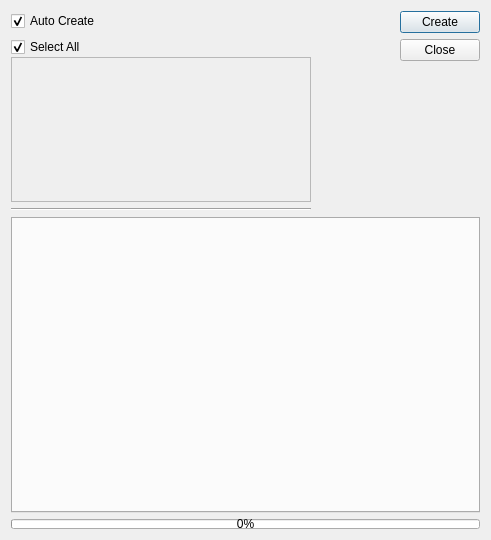
<?xml version="1.0" encoding="UTF-8"?>
<ui version="4.0">
 <class>Dialog</class>
 <widget class="QDialog" name="Dialog">
  <property name="geometry">
   <rect>
    <x>0</x>
    <y>0</y>
    <width>491</width>
    <height>540</height>
   </rect>
  </property>
  <property name="sizePolicy">
   <sizepolicy hsizetype="Preferred" vsizetype="Preferred">
    <horstretch>0</horstretch>
    <verstretch>0</verstretch>
   </sizepolicy>
  </property>
  <property name="minimumSize">
   <size>
    <width>331</width>
    <height>323</height>
   </size>
  </property>
  <property name="maximumSize">
   <size>
    <width>65656</width>
    <height>45454</height>
   </size>
  </property>
  <property name="windowTitle">
   <string>Shot</string>
  </property>
  <property name="windowOpacity">
   <double>1.000000000000000</double>
  </property>
  <layout class="QVBoxLayout" name="verticalLayout_3">
   <item>
    <widget class="QWidget" name="widget" native="true">
     <property name="minimumSize">
      <size>
       <width>0</width>
       <height>200</height>
      </size>
     </property>
     <property name="maximumSize">
      <size>
       <width>16777215</width>
       <height>200</height>
      </size>
     </property>
     <layout class="QHBoxLayout" name="horizontalLayout_4">
      <property name="leftMargin">
       <number>0</number>
      </property>
      <property name="topMargin">
       <number>0</number>
      </property>
      <property name="rightMargin">
       <number>0</number>
      </property>
      <property name="bottomMargin">
       <number>0</number>
      </property>
      <item>
       <layout class="QVBoxLayout" name="verticalLayout">
        <item>
         <widget class="QCheckBox" name="autoCreateButton">
          <property name="toolTip">
           <string>Automatically create shots for selected cameras</string>
          </property>
          <property name="text">
           <string>Auto Create</string>
          </property>
          <property name="checked">
           <bool>true</bool>
          </property>
         </widget>
        </item>
        <item>
         <widget class="QStackedWidget" name="stackedWidget">
          <property name="minimumSize">
           <size>
            <width>300</width>
            <height>0</height>
           </size>
          </property>
          <property name="currentIndex">
           <number>1</number>
          </property>
          <widget class="QWidget" name="page">
           <layout class="QVBoxLayout" name="verticalLayout_10">
            <property name="spacing">
             <number>0</number>
            </property>
            <property name="leftMargin">
             <number>0</number>
            </property>
            <property name="topMargin">
             <number>0</number>
            </property>
            <property name="rightMargin">
             <number>0</number>
            </property>
            <property name="bottomMargin">
             <number>0</number>
            </property>
            <item>
             <layout class="QHBoxLayout" name="horizontalLayout_2">
              <item>
               <widget class="QLabel" name="label">
                <property name="text">
                 <string>Name    </string>
                </property>
                <property name="buddy">
                 <cstring>nameBox</cstring>
                </property>
               </widget>
              </item>
              <item>
               <widget class="QLineEdit" name="nameBox">
                <property name="toolTip">
                 <string>Shot name</string>
                </property>
               </widget>
              </item>
              <item>
               <widget class="QToolButton" name="fillButton">
                <property name="toolTip">
                 <string>Fill the name box with current camera name</string>
                </property>
                <property name="text">
                 <string>...</string>
                </property>
               </widget>
              </item>
             </layout>
            </item>
            <item>
             <layout class="QHBoxLayout" name="horizontalLayout">
              <item>
               <widget class="QLabel" name="label_3">
                <property name="text">
                 <string>Camera </string>
                </property>
               </widget>
              </item>
              <item>
               <widget class="QComboBox" name="cameraBox">
                <property name="sizePolicy">
                 <sizepolicy hsizetype="Expanding" vsizetype="Fixed">
                  <horstretch>0</horstretch>
                  <verstretch>0</verstretch>
                 </sizepolicy>
                </property>
               </widget>
              </item>
              <item>
               <widget class="QLabel" name="camCountLabel">
                <property name="text">
                 <string>0</string>
                </property>
               </widget>
              </item>
             </layout>
            </item>
            <item>
             <widget class="Line" name="line">
              <property name="orientation">
               <enum>Qt::Horizontal</enum>
              </property>
             </widget>
            </item>
            <item>
             <widget class="QCheckBox" name="keyFrameButton">
              <property name="toolTip">
               <string>Get frame range from Key Frame</string>
              </property>
              <property name="text">
               <string>Key Frame</string>
              </property>
             </widget>
            </item>
            <item>
             <layout class="QHBoxLayout" name="horizontalLayout_5">
              <item>
               <widget class="QLabel" name="label_4">
                <property name="text">
                 <string>Start </string>
                </property>
                <property name="buddy">
                 <cstring>startFrameBox</cstring>
                </property>
               </widget>
              </item>
              <item>
               <widget class="QSpinBox" name="startFrameBox">
                <property name="sizePolicy">
                 <sizepolicy hsizetype="Expanding" vsizetype="Fixed">
                  <horstretch>0</horstretch>
                  <verstretch>0</verstretch>
                 </sizepolicy>
                </property>
                <property name="toolTip">
                 <string>Start Frame value</string>
                </property>
                <property name="maximum">
                 <number>100000</number>
                </property>
                <property name="singleStep">
                 <number>1</number>
                </property>
               </widget>
              </item>
              <item>
               <widget class="QLabel" name="label_5">
                <property name="text">
                 <string>End   </string>
                </property>
                <property name="buddy">
                 <cstring>endFrameBox</cstring>
                </property>
               </widget>
              </item>
              <item>
               <widget class="QSpinBox" name="endFrameBox">
                <property name="sizePolicy">
                 <sizepolicy hsizetype="Expanding" vsizetype="Fixed">
                  <horstretch>0</horstretch>
                  <verstretch>0</verstretch>
                 </sizepolicy>
                </property>
                <property name="toolTip">
                 <string>End Frame value</string>
                </property>
                <property name="minimum">
                 <number>1</number>
                </property>
                <property name="maximum">
                 <number>100000</number>
                </property>
               </widget>
              </item>
             </layout>
            </item>
           </layout>
          </widget>
          <widget class="QWidget" name="page_2">
           <layout class="QVBoxLayout" name="verticalLayout_11">
            <property name="spacing">
             <number>0</number>
            </property>
            <property name="leftMargin">
             <number>0</number>
            </property>
            <property name="topMargin">
             <number>0</number>
            </property>
            <property name="rightMargin">
             <number>0</number>
            </property>
            <property name="bottomMargin">
             <number>0</number>
            </property>
            <item>
             <widget class="QCheckBox" name="selectAllCameras">
              <property name="toolTip">
               <string>Select all cameras</string>
              </property>
              <property name="text">
               <string>Select All</string>
              </property>
              <property name="checked">
               <bool>true</bool>
              </property>
             </widget>
            </item>
            <item>
             <widget class="QScrollArea" name="scrollArea_3">
              <property name="toolTip">
               <string>Select cameras that you want to create shots for</string>
              </property>
              <property name="widgetResizable">
               <bool>true</bool>
              </property>
              <widget class="QWidget" name="scrollAreaWidgetContents_3">
               <property name="geometry">
                <rect>
                 <x>0</x>
                 <y>0</y>
                 <width>298</width>
                 <height>147</height>
                </rect>
               </property>
               <layout class="QGridLayout" name="gridLayout">
                <property name="leftMargin">
                 <number>5</number>
                </property>
                <property name="topMargin">
                 <number>5</number>
                </property>
                <property name="rightMargin">
                 <number>5</number>
                </property>
                <property name="bottomMargin">
                 <number>5</number>
                </property>
                <item row="0" column="0">
                 <layout class="QVBoxLayout" name="cameraLayout"/>
                </item>
               </layout>
              </widget>
             </widget>
            </item>
           </layout>
          </widget>
         </widget>
        </item>
        <item>
         <widget class="Line" name="line_2">
          <property name="orientation">
           <enum>Qt::Horizontal</enum>
          </property>
         </widget>
        </item>
       </layout>
      </item>
      <item>
       <spacer name="horizontalSpacer">
        <property name="orientation">
         <enum>Qt::Horizontal</enum>
        </property>
        <property name="sizeHint" stdset="0">
         <size>
          <width>58</width>
          <height>20</height>
         </size>
        </property>
       </spacer>
      </item>
      <item>
       <layout class="QVBoxLayout" name="verticalLayout_2">
        <item>
         <widget class="QPushButton" name="createButton">
          <property name="toolTip">
           <string>Create this shot now</string>
          </property>
          <property name="text">
           <string>Create</string>
          </property>
         </widget>
        </item>
        <item>
         <widget class="QPushButton" name="cancelButton">
          <property name="text">
           <string>Close</string>
          </property>
         </widget>
        </item>
        <item>
         <spacer name="verticalSpacer">
          <property name="orientation">
           <enum>Qt::Vertical</enum>
          </property>
          <property name="sizeHint" stdset="0">
           <size>
            <width>20</width>
            <height>40</height>
           </size>
          </property>
         </spacer>
        </item>
       </layout>
      </item>
     </layout>
    </widget>
   </item>
   <item>
    <widget class="QTabWidget" name="exportTypeTabs">
     <property name="currentIndex">
      <number>-1</number>
     </property>
    </widget>
   </item>
   <item>
    <widget class="QProgressBar" name="progressBar">
     <property name="maximumSize">
      <size>
       <width>16777215</width>
       <height>10</height>
      </size>
     </property>
     <property name="value">
      <number>0</number>
     </property>
    </widget>
   </item>
  </layout>
 </widget>
 <resources/>
 <connections>
  <connection>
   <sender>cancelButton</sender>
   <signal>clicked()</signal>
   <receiver>Dialog</receiver>
   <slot>deleteLater()</slot>
   <hints>
    <hint type="sourcelabel">
     <x>349</x>
     <y>61</y>
    </hint>
    <hint type="destinationlabel">
     <x>379</x>
     <y>96</y>
    </hint>
   </hints>
  </connection>
  <connection>
   <sender>keyFrameButton</sender>
   <signal>toggled(bool)</signal>
   <receiver>startFrameBox</receiver>
   <slot>setDisabled(bool)</slot>
   <hints>
    <hint type="sourcelabel">
     <x>58</x>
     <y>117</y>
    </hint>
    <hint type="destinationlabel">
     <x>82</x>
     <y>138</y>
    </hint>
   </hints>
  </connection>
  <connection>
   <sender>keyFrameButton</sender>
   <signal>toggled(bool)</signal>
   <receiver>endFrameBox</receiver>
   <slot>setDisabled(bool)</slot>
   <hints>
    <hint type="sourcelabel">
     <x>134</x>
     <y>115</y>
    </hint>
    <hint type="destinationlabel">
     <x>185</x>
     <y>138</y>
    </hint>
   </hints>
  </connection>
 </connections>
</ui>
